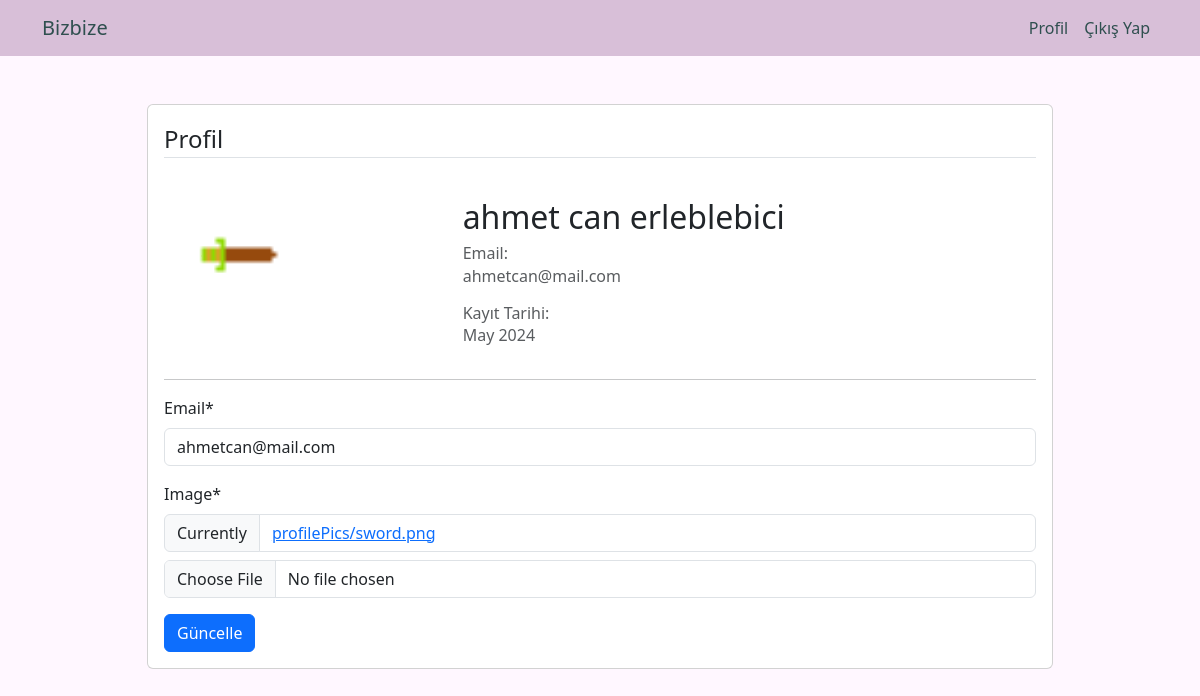
Screenshot of /profile/ (signed in) with the database file from the repository.
### users/models.py (models this page shows, shortened)
class CustomUser(AbstractUser):
    username = None
    email = models.EmailField(unique=True)
    objects = CustomUserManager()
    groups = models.ManyToManyField(
        'auth.Group',
        verbose_name=('groups'),
        blank=True,
        help_text=(
            'The groups this user belongs to. A user will get all permissions '
            'granted to each of their groups.'
        ),
        related_name="customuser_set",
        related_query_name="user",
    )
    user_permissions = models.ManyToManyField(
        'auth.Permission',
        verbose_name=('user permissions'),
        blank=True,
        help_text=('Specific permissions for this user.'),
        related_name="customuser_set",
        related_query_name="user",
    )
    USERNAME_FIELD = 'email'
    REQUIRED_FIELDS = ['first_name', 'last_name']

class Profile(models.Model):
    user = models.OneToOneField(CustomUser, on_delete=models.CASCADE)
    image = models.ImageField(default="default.jpg", upload_to="profilePics")

### users/views.py (the view)
# urls.py: path('profile/', user_views.profile, name='profile'),
@login_required
def profile(request):
    if request.method == "POST":
        userForm = UserUpdateForm(request.POST, instance=request.user)
        profileForm = ProfileUpdateForm(request.POST, request.FILES, instance=request.user.profile)
        if userForm.is_valid() and profileForm.is_valid():
            userForm.save()
            profileForm.save()
            messages.success(request, f"Your account has been updated!")
            return redirect("profile")
    else:
        userForm = UserUpdateForm(instance=request.user)
        profileForm = ProfileUpdateForm(instance=request.user.profile)
    context = {
        "userForm": userForm,
        "profileForm": profileForm
    }
    return render(request, "users/profile.html", context)

### users/forms.py
class UserUpdateForm(forms.ModelForm):
    email = forms.EmailField(label='Email')
    class Meta:
        model = User
        fields = ["email"]

class ProfileUpdateForm(forms.ModelForm):
    class Meta:
        model = Profile
        fields = ["image"]

### users/templates/users/profile.html (shortened to what this page needs)
{% extends 'blog/base.html' %}
{% load crispy_forms_tags %}
{% block content %}
<div class="container">
    <div class="row ">
        <div class="col-md-10 offset-md-1">
            <div class="card mt-5">
                <div class="card-body">
                    <legend class="border-bottom mb-4">
                        Profil
                    </legend>
                    <div class="row">
                        <div class="col-md-4 justify-content-left">
                            <img src="{{ user.profile.image.url }}" alt="Profile Picture" class="img-fluid rounded-circle"
                                style="width: 150px; height: 150px;">
                        </div>
                        <div class="col-md-8">
                            <h2 class="mt-3">{{ user.first_name }} {{ user.last_name }}</h2>
                            <div class="row">
                                <div class="col">
                                    <h6 class="text-muted mb-0">Email:</h6>
                                    <p class="text-muted" >{{ user.email }}</p>
                                </div>
                            </div>
                            <div class="row">
                                <div class="col">
                                    <h6 class="text-muted mb-0" >Kayıt Tarihi:</h6>
                                    <p class="text-muted" >{{ user.date_joined|date:"F Y" }}</p>
                                </div>
                            </div>
                        </div>
                    </div>
                    <hr>
                    <div class="row">
                        <form method="POST" enctype="multipart/form-data">
                            {{ userForm|crispy }}
                            {{ profileForm|crispy }}
                            <button class="btn btn-primary" type="submit">Güncelle</button>
                        </form>
                    </div>
                </div>
            </div>
        </div>
    </div>
</div>
{% endblock %}

### rows the page displays
CustomUser: profile.image (picture), first_name "ahmet can", last_name "erleblebici", email "ahmetcan@mail.com", date_joined "May 2024"
